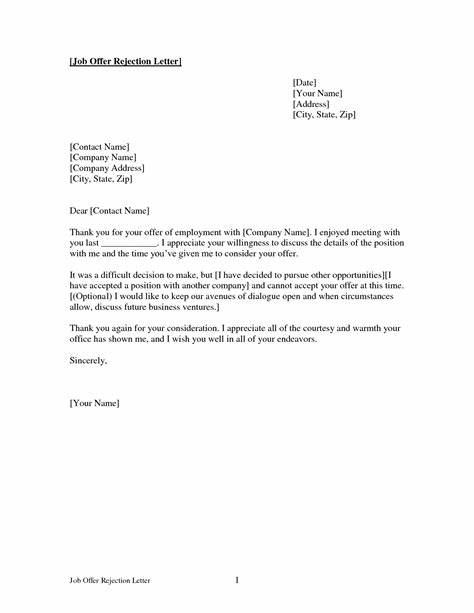
#> input picture image/note.jpg, 474 x 613 px, found by its file name
$ python pillow.py
#> lines starting #> are read from the running program, lines starting #| are printed output that depends on the picture
import cv2
from PIL import Image
import pytesseract
#https://talkai.info/chat/
img = Image.open(".ocr/note.jpg")
#> img is the input picture: PIL image 474x613 RGB; min 0, max 255, mean 248.7
print(img.size)
#| (474, 613)
img.rotate(90).show()
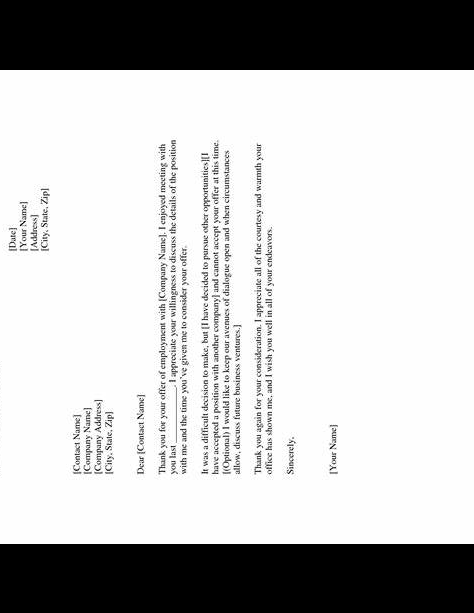
#> shown: PIL image 474x613 RGB; min 0, max 255, mean 191.6

#> (the run stopped early here; a loop or call above may not have finished)

$ run again, with image/BoundingBoxes.jpg copied over image/note.jpg
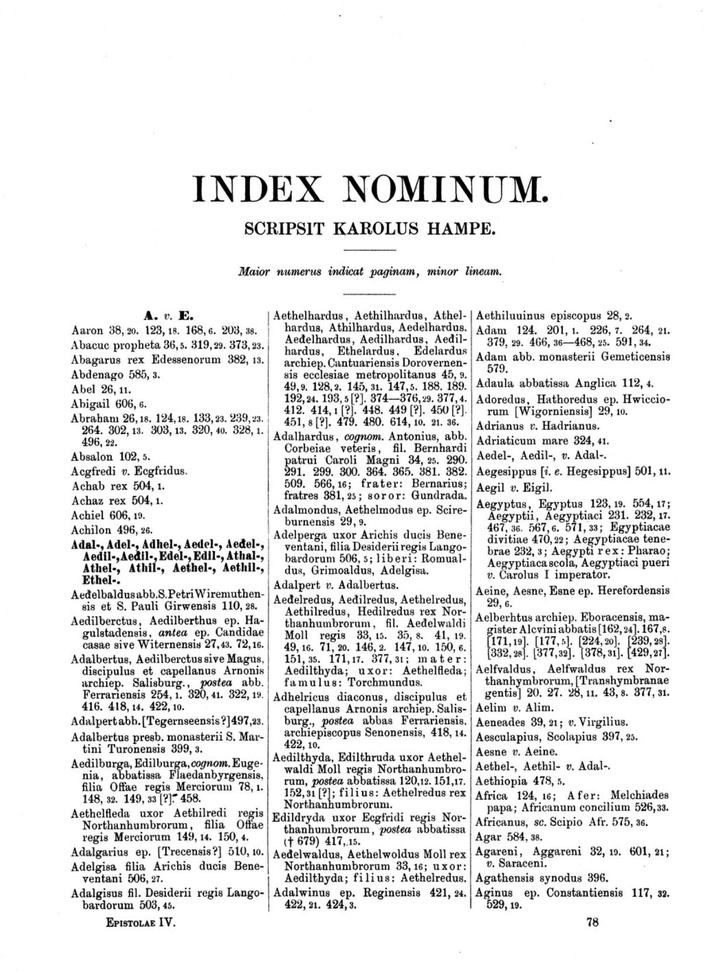
#> input picture image/BoundingBoxes.jpg, 726 x 972 px, shrunk from 1243 x 1664 before the run, found by its file name
#> img is the input picture: PIL image 726x972 RGB; min 0, max 255, mean 232.5
#| (726, 972)
#> `img.rotate(90).show()`:
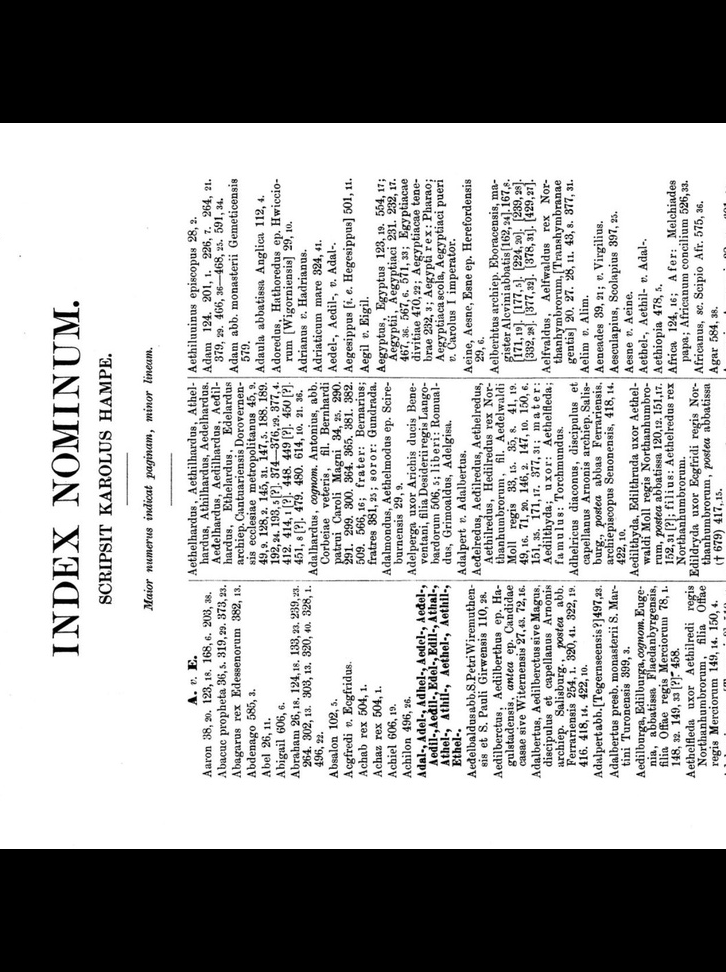
#> shown: PIL image 726x972 RGB; min 0, max 255, mean 170.2

$ run again, with image/DD.jpg copied over image/note.jpg
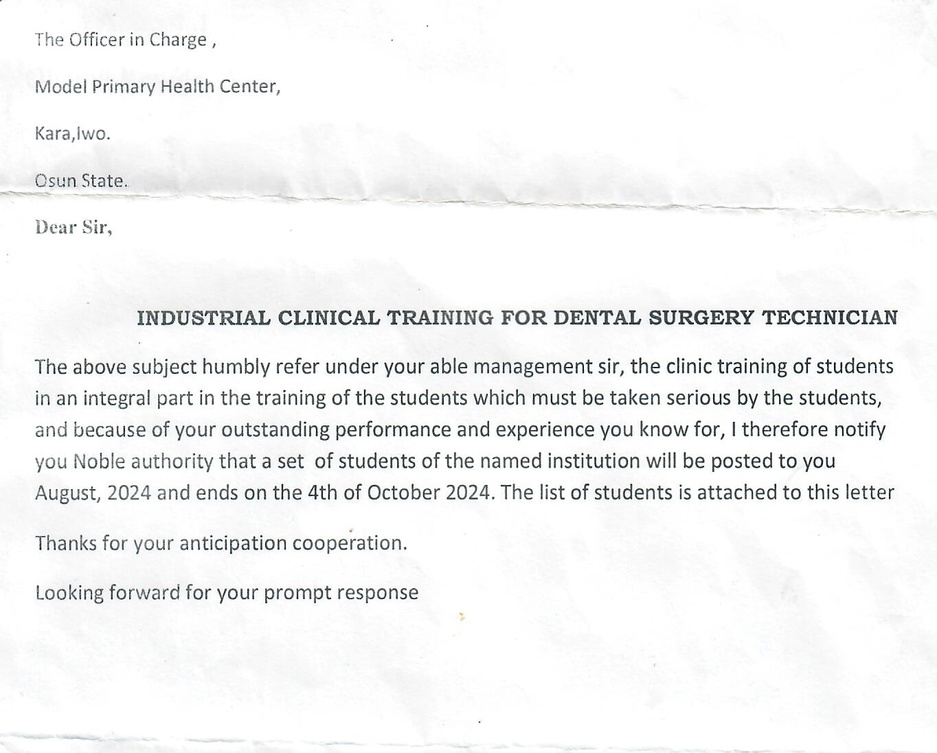
#> input picture image/DD.jpg, 937 x 753 px, shrunk from 1364 x 1096 before the run, found by its file name
#> img is the input picture: PIL image 937x753 RGB; mean R, G, B 244.3, 244.7, 244.7
#| (937, 753)
#> `img.rotate(90).show()`:
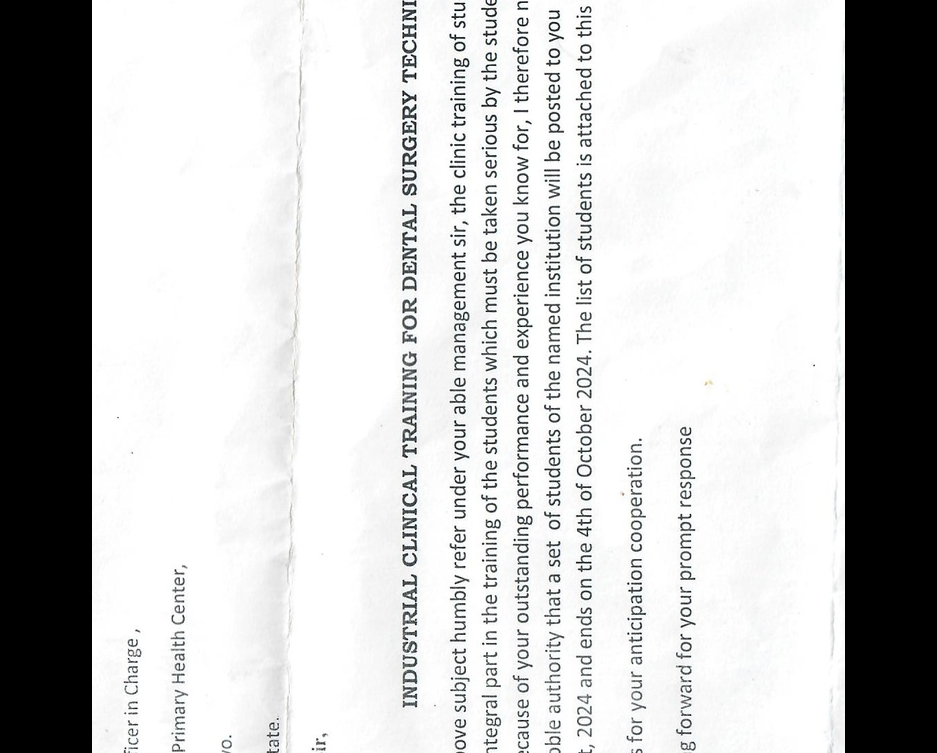
#> shown: PIL image 937x753 RGB; mean R, G, B 195.7, 196.1, 196.1

$ run again, with image/aa.jpg copied over image/note.jpg
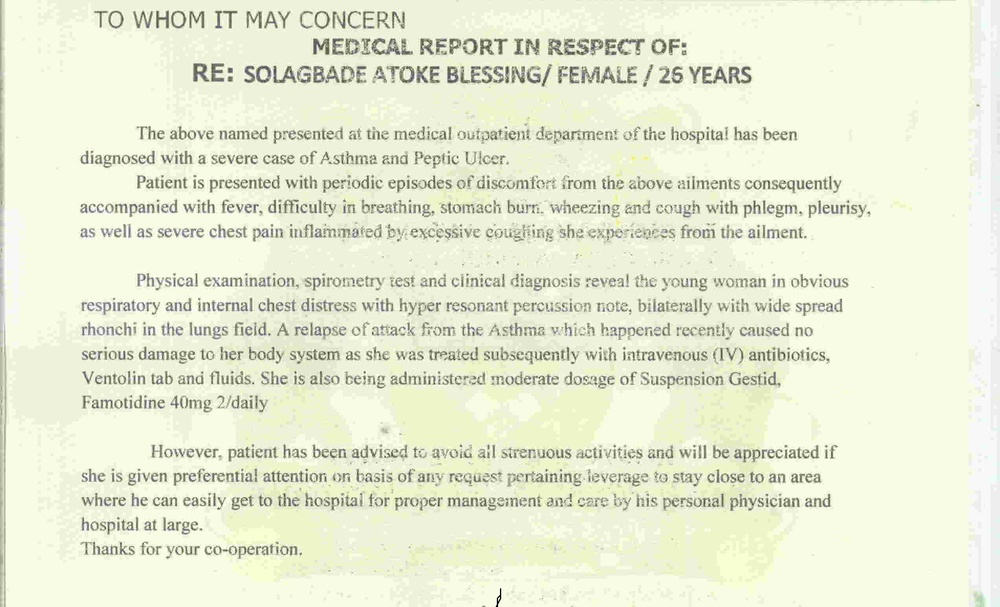
#> input picture image/aa.jpg, 1000 x 607 px, shrunk from 2544 x 1544 before the run, found by its file name
#> img is the input picture: PIL image 1000x607 RGB; mean R, G, B 232.4, 236.4, 212.9
#| (1000, 607)
#> `img.rotate(90).show()`:
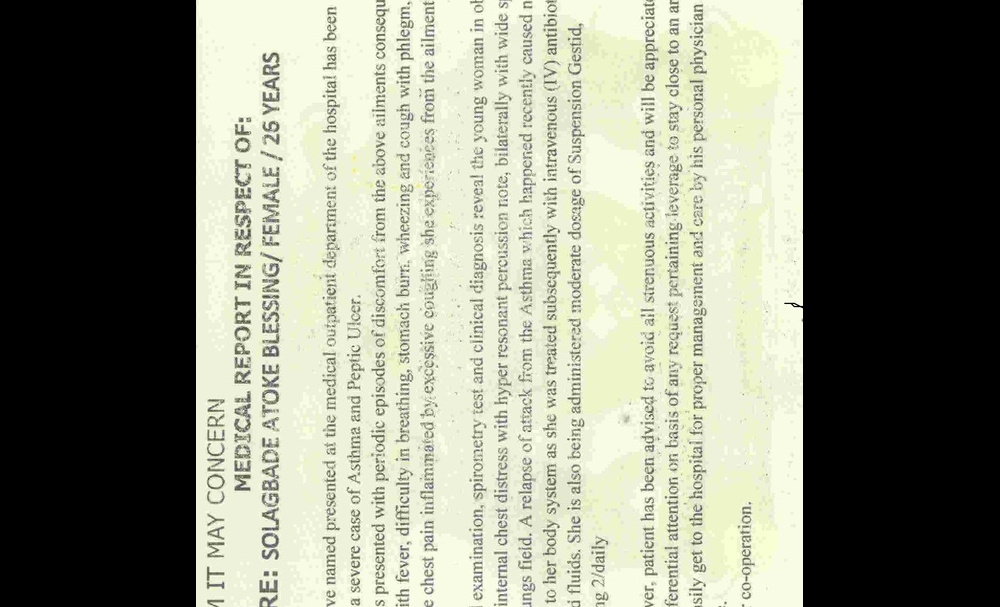
#> shown: PIL image 1000x607 RGB; mean R, G, B 137.8, 140.3, 124.9
